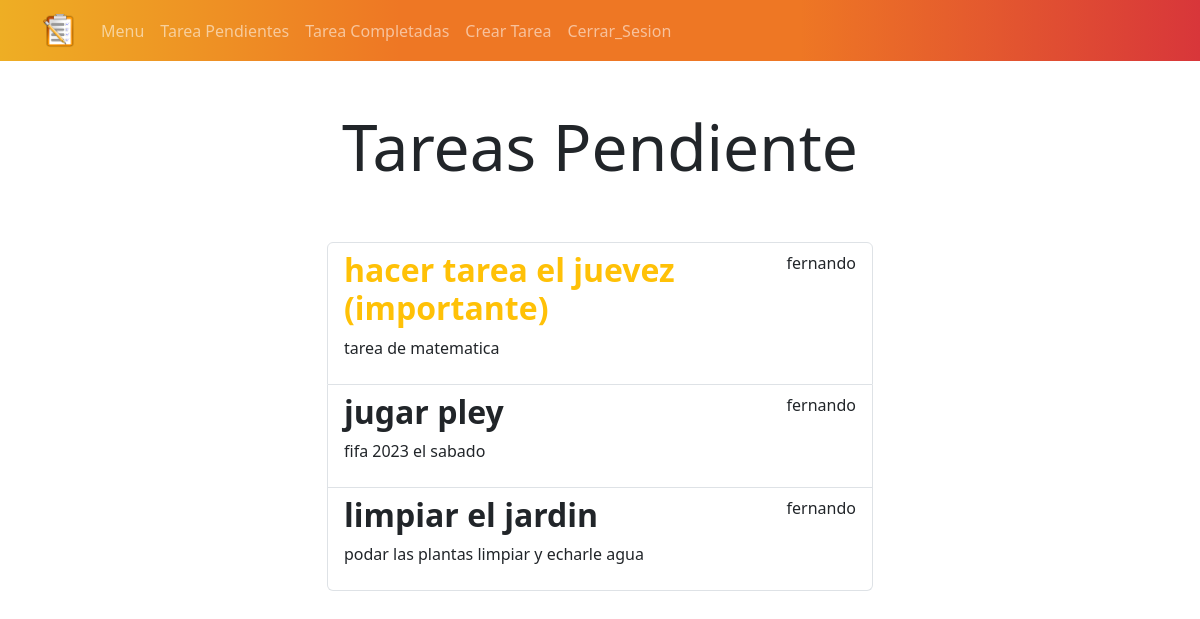
Page /tarea/ (signed in) on the committed database.
### tasks/models.py (models this page shows, shortened)
class tarea(models.Model):
    title = models.CharField(max_length=100)
    description = models.TextField(blank=True)
    created = models.DateTimeField(auto_now_add=True)
    datecompleted = models.DateTimeField(null=True, blank=True)
    important = models.BooleanField(default=False)
    user = models.ForeignKey(User, on_delete=models.CASCADE)

### tasks/views.py (the view)
# urls.py: path("tarea/",views.tarea_list, name="tarea"),
@login_required
def tarea_list(request):
    tareas = tarea.objects.filter(user=request.user, datecompleted__isnull=True)
    return render(request,"tarea.html", {"tareas":tareas})

### tasks/templates/tarea.html (shortened to what this page needs)
{% extends "base.html" %}
{% block content %}
<main class="container">
    <div class="row">
        <div class="col-md-6 offset-md-3">
            <h1 class="text-center display-3 py-5">Tareas Pendiente</h1>
            <ul class="list-group">
                {% for tarea in tareas %}
                <a class="list-group-item" href="{% url 'detalles_tarea' tarea.id %}">
                  <header class="d-flex justify-content-between">
                    {% if tarea.important %}
                    <h2 class="fw-bold text-warning">{{tarea.title}}  (importante)</h2>
                    {% else %}
                    <h2 class="fw-bold">{{tarea.title}}</h2>
                    {% endif %}
                    <p>{{tarea.user.username}}</p>
                  </header>
                    <p>{{tarea.description}}</p>
                </a>
                {% endfor %}
            </ul>
        </div>
    </div>
</main>
{% endblock %}

### rows in the picture
tarea: title "hacer tarea el juevez", user.username "fernando", description "tarea de matematica"
tarea: title "jugar pley", user.username "fernando", description "fifa 2023 el sabado"
tarea: title "limpiar el jardin", user.username "fernando", description "podar las plantas limpiar y echarle agua"
